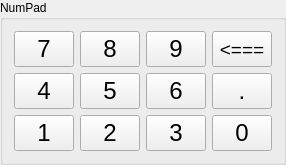
    <widget class="QGroupBox" name="groupBox_16">
     <property name="maximumSize">
      <size>
       <width>16777215</width>
       <height>180</height>
      </size>
     </property>
     <property name="title">
      <string>NumPad</string>
     </property>
     <layout class="QGridLayout" name="gridLayout_9">
      <item row="1" column="7">
       <widget class="QPushButton" name="back">
        <property name="maximumSize">
         <size>
          <width>60</width>
          <height>40</height>
         </size>
        </property>
        <property name="font">
         <font>
          <pointsize>14</pointsize>
         </font>
        </property>
        <property name="focusPolicy">
         <enum>Qt::NoFocus</enum>
        </property>
        <property name="text">
         <string>&lt;===</string>
        </property>
       </widget>
      </item>
      <item row="7" column="2">
       <widget class="QPushButton" name="quatre">
        <property name="maximumSize">
         <size>
          <width>60</width>
          <height>40</height>
         </size>
        </property>
        <property name="font">
         <font>
          <pointsize>18</pointsize>
         </font>
        </property>
        <property name="focusPolicy">
         <enum>Qt::NoFocus</enum>
        </property>
        <property name="text">
         <string>4</string>
        </property>
       </widget>
      </item>
      <item row="7" column="4" colspan="2">
       <widget class="QPushButton" name="six">
        <property name="maximumSize">
         <size>
          <width>60</width>
          <height>40</height>
         </size>
        </property>
        <property name="font">
         <font>
          <pointsize>18</pointsize>
         </font>
        </property>
        <property name="focusPolicy">
         <enum>Qt::NoFocus</enum>
        </property>
        <property name="text">
         <string>6</string>
        </property>
       </widget>
      </item>
      <item row="9" column="2">
       <widget class="QPushButton" name="un">
        <property name="maximumSize">
         <size>
          <width>60</width>
          <height>40</height>
         </size>
        </property>
        <property name="font">
         <font>
          <pointsize>18</pointsize>
         </font>
        </property>
        <property name="focusPolicy">
         <enum>Qt::NoFocus</enum>
        </property>
        <property name="text">
         <string>1</string>
        </property>
       </widget>
      </item>
      <item row="9" column="4" colspan="2">
       <widget class="QPushButton" name="trois">
        <property name="maximumSize">
         <size>
          <width>60</width>
          <height>40</height>
         </size>
        </property>
        <property name="font">
         <font>
          <pointsize>18</pointsize>
         </font>
        </property>
        <property name="focusPolicy">
         <enum>Qt::NoFocus</enum>
        </property>
        <property name="text">
         <string>3</string>
        </property>
       </widget>
      </item>
      <item row="1" column="3">
       <widget class="QPushButton" name="huit">
        <property name="maximumSize">
         <size>
          <width>60</width>
          <height>40</height>
         </size>
        </property>
        <property name="font">
         <font>
          <pointsize>18</pointsize>
         </font>
        </property>
        <property name="focusPolicy">
         <enum>Qt::NoFocus</enum>
        </property>
        <property name="text">
         <string>8</string>
        </property>
       </widget>
      </item>
      <item row="7" column="3">
       <widget class="QPushButton" name="cinq">
        <property name="maximumSize">
         <size>
          <width>60</width>
          <height>40</height>
         </size>
        </property>
        <property name="font">
         <font>
          <pointsize>18</pointsize>
         </font>
        </property>
        <property name="focusPolicy">
         <enum>Qt::NoFocus</enum>
        </property>
        <property name="text">
         <string>5</string>
        </property>
       </widget>
      </item>
      <item row="1" column="2">
       <widget class="QPushButton" name="sept">
        <property name="maximumSize">
         <size>
          <width>60</width>
          <height>40</height>
         </size>
        </property>
        <property name="font">
         <font>
          <pointsize>18</pointsize>
         </font>
        </property>
        <property name="focusPolicy">
         <enum>Qt::NoFocus</enum>
        </property>
        <property name="text">
         <string>7</string>
        </property>
       </widget>
      </item>
      <item row="9" column="3">
       <widget class="QPushButton" name="deux">
        <property name="maximumSize">
         <size>
          <width>60</width>
          <height>40</height>
         </size>
        </property>
        <property name="font">
         <font>
          <pointsize>18</pointsize>
         </font>
        </property>
        <property name="focusPolicy">
         <enum>Qt::NoFocus</enum>
        </property>
        <property name="text">
         <string>2</string>
        </property>
       </widget>
      </item>
      <item row="1" column="4" colspan="2">
       <widget class="QPushButton" name="neuf">
        <property name="maximumSize">
         <size>
          <width>60</width>
          <height>40</height>
         </size>
        </property>
        <property name="font">
         <font>
          <pointsize>18</pointsize>
         </font>
        </property>
        <property name="focusPolicy">
         <enum>Qt::NoFocus</enum>
        </property>
        <property name="text">
         <string>9</string>
        </property>
       </widget>
      </item>
      <item row="7" column="7">
       <widget class="QPushButton" name="pushButton_15">
        <property name="maximumSize">
         <size>
          <width>60</width>
          <height>40</height>
         </size>
        </property>
        <property name="font">
         <font>
          <pointsize>18</pointsize>
         </font>
        </property>
        <property name="focusPolicy">
         <enum>Qt::NoFocus</enum>
        </property>
        <property name="text">
         <string>.</string>
        </property>
       </widget>
      </item>
      <item row="9" column="7">
       <widget class="QPushButton" name="zero">
        <property name="maximumSize">
         <size>
          <width>60</width>
          <height>40</height>
         </size>
        </property>
        <property name="font">
         <font>
          <pointsize>18</pointsize>
         </font>
        </property>
        <property name="focusPolicy">
         <enum>Qt::NoFocus</enum>
        </property>
        <property name="text">
         <string>0</string>
        </property>
       </widget>
      </item>
     </layout>
    </widget>
